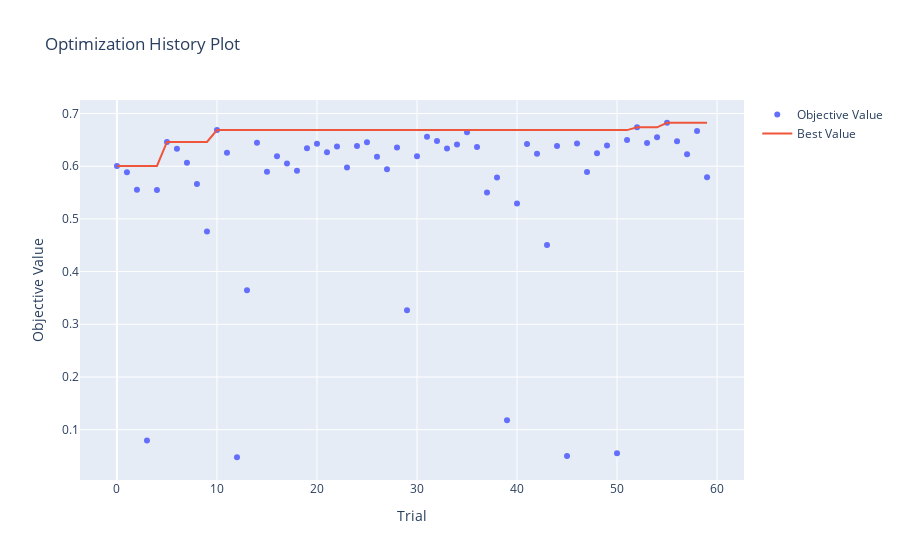

This figure's notebook cell:
### Code cell
# plot performance of all trials
optuna.visualization.plot_optimization_history(study)
